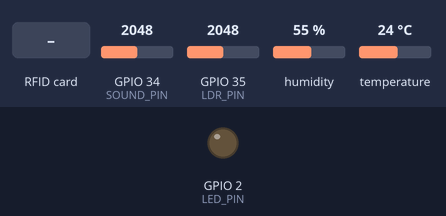
A sketch run on a simulated ESP32. Shown: output pins drawn as LEDs (lit = HIGH). The test bench sets the inputs (shaded band); at power-on: GPIO 34 (SOUND_PIN) = 2048, GPIO 35 (LDR_PIN) = 2048, humidity 55 %, temperature 24 °C. WiFi joins after 1.5 s; servers stay silent unless stated; uploads are accepted with an empty reply; what the sketch prints to the serial monitor is not drawn.

Above: at 0.0 s.
At 2.7 s:
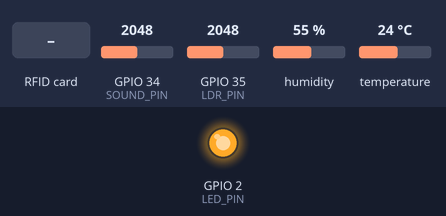
2.8 s: RFID card 5E 7A 19 C4 held to the reader
At 4.3 s:
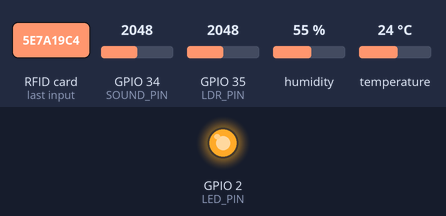
Timing chart, 0 to 5.8 s (numbered marks = the images above; inputs shaded):
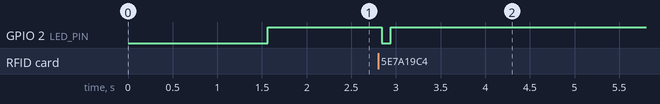

The sketch:

main_esp32.ino
```cpp
#include <SPI.h>
#include <MFRC522.h>
#include <DHT.h>
#include <WiFi.h>
#include <HTTPClient.h>
#include <vector>

// ==============================================================================
// Smart Library Study Zone Analyzer - Resilient Firmware (Antigravity Edition)
// Self-healing, non-blocking telemetry with automatic recovery & diagnostics
// ==============================================================================

// ---------- WiFi Configuration ----------
const char* ssid = "Vid Bhardwaj ";          // WiFi SSID
const char* password = "Vid@0636";           // WiFi Password
const char* serverUrl = "http://10.119.111.165:8000/readings"; // Backend FastAPI URL

// ---------- Hardware Pin Definitions ----------
#define SS_PIN    5   // RFID SDA / SS
#define RST_PIN   22  // RFID Reset
#define DHT_PIN   4   // DHT11 Data
#define SOUND_PIN 34  // Analog Sound Sensor (ADC1)
#define LDR_PIN   35  // Analog LDR Light Sensor (ADC1)
#define LED_PIN   2   // Onboard Status LED

#define DHT_TYPE DHT11
DHT dht(DHT_PIN, DHT_TYPE);
MFRC522 rfid(SS_PIN, RST_PIN);

// ---------- Study Zone & Occupancy Configuration ----------
const int ZONE_ID = 1;                    // Assigned study zone ID
const int ROOM_CAPACITY = 2;              // Maximum seating capacity
std::vector<String> activeUIDs;           // Track scanned UIDs inside room

// ---------- Timing & Resilience Controls ----------
unsigned long lastSendTime = 0;
unsigned long sendInterval = 5000;        // Base telemetry interval (5s)
unsigned long currentInterval = 5000;     // Adaptive interval
unsigned long lastWiFiCheck = 0;
const unsigned long wifiCheckInterval = 10000; // Check WiFi every 10s

// Last known valid sensor cache (neutralizes transient NaN glitches)
float lastValidTemp = 23.0;
float lastValidHum = 50.0;

// Helper: Convert RFID UID bytes to string
String getUID(MFRC522::Uid uid) {
  String s = "";
  for (byte i = 0; i < uid.size; i++) {
    if (uid.uidByte[i] < 0x10) s += "0";
    s += String(uid.uidByte[i], HEX);
    if (i < uid.size - 1) s += ":";
  }
  s.toUpperCase();
  return s;
}

// Self-healing Wi-Fi connection manager
void checkWiFiConnection() {
  if (WiFi.status() != WL_CONNECTED) {
    Serial.println("[WIFI] Connection lost or connecting... attempting reconnection");
    WiFi.disconnect();
    WiFi.reconnect();
    unsigned long startWait = millis();
    while (WiFi.status() != WL_CONNECTED && millis() - startWait < 3000) {
      delay(200);
      Serial.print(".");
    }
    if (WiFi.status() == WL_CONNECTED) {
      Serial.println("\n[WIFI] Successfully reconnected! IP: " + WiFi.localIP().toString());
    } else {
      Serial.println("\n[WIFI] Reconnection attempt timed out. Will retry next cycle.");
    }
  }
}

void setup() {
  Serial.begin(115200);
  pinMode(LED_PIN, OUTPUT);
  digitalWrite(LED_PIN, LOW);

  Serial.println("\n==================================================");
  Serial.println(" SMART LIBRARY STUDY ZONE ANALYZER - FIRMWARE v2.0");
  Serial.println(" Self-Balancing IoT Edge Node");
  Serial.println("==================================================");

  // Initialize Sensors & SPI
  SPI.begin();
  rfid.PCD_Init();
  dht.begin();
  Serial.println("[INIT] RFID & DHT11 initialized.");

  // Connect to Wi-Fi
  WiFi.mode(WIFI_STA);
  WiFi.begin(ssid, password);
  Serial.print("[WIFI] Connecting to SSID: ");
  Serial.println(ssid);

  int attempts = 0;
  while (WiFi.status() != WL_CONNECTED && attempts < 20) {
    delay(500);
    Serial.print(".");
    attempts++;
  }

  if (WiFi.status() == WL_CONNECTED) {
    digitalWrite(LED_PIN, HIGH);
    Serial.println("\n[WIFI] Connected! Assigned IP: " + WiFi.localIP().toString());
    Serial.print("[CONFIG] Backend Target: ");
    Serial.println(serverUrl);
  } else {
    Serial.println("\n[WIFI] Initial connection pending; loop will auto-reconnect.");
  }

  Serial.println("[STATUS] System Ready. Monitoring environmental conditions & RFID...");
}

void loop() {
  unsigned long now = millis();

  // 1. NON-BLOCKING RFID SCANNING (Zero latency for card taps)
  if (rfid.PICC_IsNewCardPresent() && rfid.PICC_ReadCardSerial()) {
    String uidStr = getUID(rfid.uid);
    auto it = std::find(activeUIDs.begin(), activeUIDs.end(), uidStr);

    if (it == activeUIDs.end()) {
      // Person entering
      if (activeUIDs.size() < ROOM_CAPACITY) {
        activeUIDs.push_back(uidStr);
        Serial.println("\n[RFID ENTRY] Access Granted: UID " + uidStr);
        // Visual indicator flash
        digitalWrite(LED_PIN, LOW);
        delay(100);
        digitalWrite(LED_PIN, HIGH);
      } else {
        Serial.println("\n[RFID DENIED] Zone FULL (Capacity: " + String(ROOM_CAPACITY) + "): UID " + uidStr);
      }
    } else {
      // Person exiting
      activeUIDs.erase(it);
      Serial.println("\n[RFID EXIT] Checked Out: UID " + uidStr);
    }

    Serial.printf("[OCCUPANCY] Current Count: %d / %d\n", activeUIDs.size(), ROOM_CAPACITY);
    rfid.PICC_HaltA();
    rfid.PCD_StopCrypto1();

    // Trigger immediate send on RFID change
    lastSendTime = 0;
  }

  // 2. PERIODIC WI-FI HEALTH CHECK
  if (now - lastWiFiCheck >= wifiCheckInterval) {
    lastWiFiCheck = now;
    if (WiFi.status() != WL_CONNECTED) {
      checkWiFiConnection();
    }
  }

  // 3. PERIODIC SENSOR SAMPLING & RESILIENT TELEMETRY TRANSMISSION
  if (now - lastSendTime >= currentInterval) {
    lastSendTime = now;

    // --- Read DHT11 with NaN protection ---
    float rawTemp = dht.readTemperature();
    float rawHum = dht.readHumidity();

    if (isnan(rawTemp)) {
      Serial.println("[DHT WARN] Temperature read NaN! Using cached fallback.");
    } else {
      lastValidTemp = rawTemp;
    }

    if (isnan(rawHum)) {
      Serial.println("[DHT WARN] Humidity read NaN! Using cached fallback.");
    } else {
      lastValidHum = rawHum;
    }

    // --- Sound Sensor (ADC1 Pin 34) ---
    int rawSound = analogRead(SOUND_PIN);
    // Map 12-bit ADC (0-4095) to calibrated noise level (0-100 dB estimate)
    int noiseLevel = constrain(map(rawSound, 0, 4095, 30, 95), 30, 100);

    // --- LDR Light Sensor (ADC1 Pin 35) ---
    int rawLight = analogRead(LDR_PIN);
    // Invert/map depending on LDR circuit (0-4095 -> 0-1000 Lux estimate)
    int lightLux = constrain(map(rawLight, 0, 4095, 50, 850), 0, 1000);

    int currentOccupancy = activeUIDs.size();

    // Print local readings
    Serial.printf("\n[SENSORS] Temp: %.1fC | Hum: %.1f%% | Light: %d Lux | Noise: %d dB | Occ: %d/%d\n",
                  lastValidTemp, lastValidHum, lightLux, noiseLevel, currentOccupancy, ROOM_CAPACITY);

    // Send HTTP POST if WiFi connected
    if (WiFi.status() == WL_CONNECTED) {
      HTTPClient http;
      http.begin(serverUrl);
      http.setTimeout(4000); // 4-second timeout prevents freezing
      http.addHeader("Content-Type", "application/json");

      // Construct verified JSON payload
      String json = "{\"zone_id\":" + String(ZONE_ID) + ","
                    "\"temperature_c\":" + String(lastValidTemp, 1) + ","
                    "\"humidity_percent\":" + String(lastValidHum, 1) + ","
                    "\"light_lux\":" + String(lightLux) + ","
                    "\"noise_db\":" + String(noiseLevel) + ","
                    "\"occupancy\":" + String(currentOccupancy) + ","
                    "\"capacity\":" + String(ROOM_CAPACITY) + "}";

      int httpResponseCode = http.POST(json);

      if (httpResponseCode == 201 || httpResponseCode == 200) {
        // SUCCESS: Reset backoff to normal interval
        currentInterval = sendInterval;
        String response = http.getString();
        Serial.printf("[POST OK %d] Data acknowledged by backend!\n", httpResponseCode);
        Serial.println("  Server: " + response);
      } else if (httpResponseCode > 0) {
        // Server returned an HTTP error status code (e.g., 400, 404, 500)
        Serial.printf("[POST HTTP %d] Backend responded with error:\n", httpResponseCode);
        Serial.println("  Response: " + http.getString());
      } else {
        // Client-side failure (Timeout, Connection Refused, Network Lost)
        Serial.printf("[POST FAILED] Code: %d (%s)\n", httpResponseCode, http.errorToString(httpResponseCode).c_str());
        Serial.printf("  Target: %s (Check if PC backend is running)\n", serverUrl);

        // Self-balancing adaptive backoff (5s -> 10s -> 20s max)
        currentInterval = min(currentInterval * 2, (unsigned long)20000);
        Serial.printf("[BACKOFF] Backing off transmission interval to %lu ms\n", currentInterval);
      }

      http.end();
    } else {
      Serial.println("[OFFLINE] WiFi disconnected; telemetry queued for next cycle.");
    }
  }

  // Brief yield for RTOS task scheduler
  delay(20);
}
```

Measured:
- after the input at 2.8 s, GPIO 2 (LED_PIN): HIGH → LOW at once, → HIGH 0.10 s later
